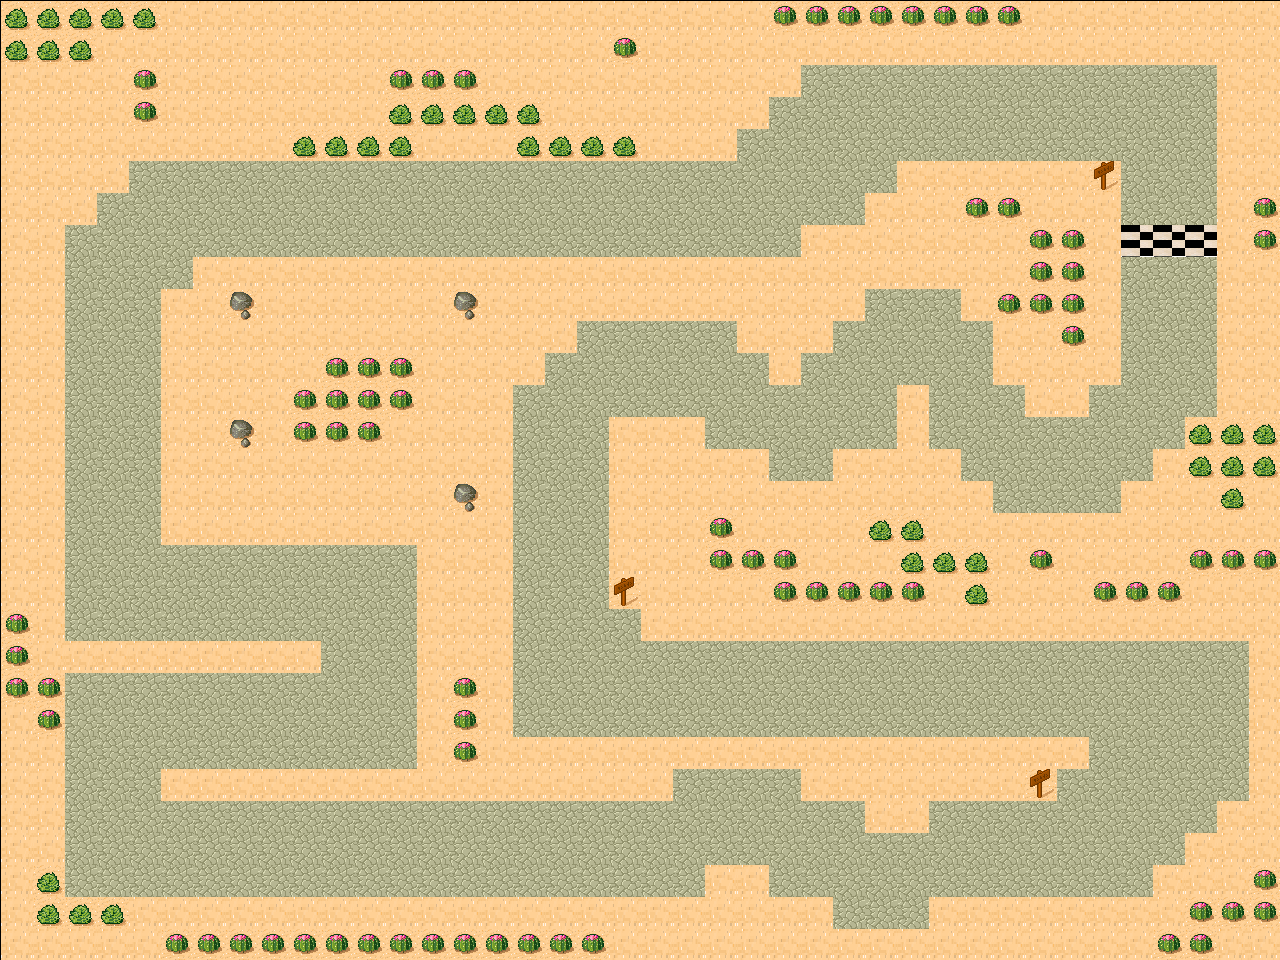

A 2D game scene composited from a Tiled map and its tileset images. What follows is a short description and the map's XML, with each tile layer's data collapsed to a summary:
An orthogonal 40x30 tile map with 32x32 px tiles, 1 tile layer (Calque de Tile 1), 2 tilesets.

<map version="1.0" orientation="orthogonal" width="40" height="30" tilewidth="32" tileheight="32">
 <tileset firstgid="1" name="desert" tilewidth="32" tileheight="32" spacing="1" margin="1">
  <tileoffset x="1" y="1" />
  <image source="desert.png" width="398" height="199" />
  <tile id="9">
   <properties>
    <property name="blocked" value="" />
   </properties>
  </tile>
 </tileset>
 <tileset firstgid="73" name="depart" tilewidth="32" tileheight="32" spacing="1" margin="1">
  <tileoffset x="1" y="1" />
  <image source="depart.png" width="639" height="384" />
 </tileset>
 <layer name="Calque de Tile 1" width="40" height="30">
  <data>[1200 cells, 1200 non-empty, 8 distinct tile ids]</data>
 </layer>
</map>
